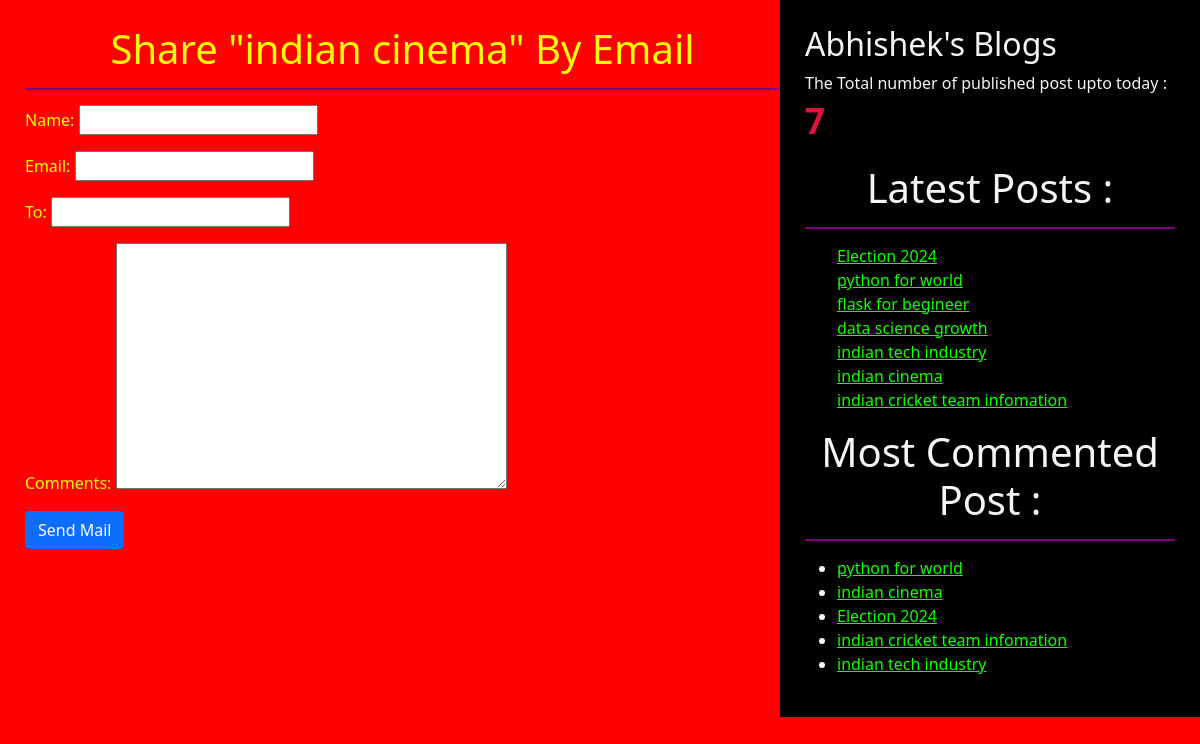
The app's page /2/share/ with its own data.
### testapp/models.py (models this page shows, shortened)
class Post(models.Model):
    STATUS_CHOICE = (('draft',"Draft"),('published','Published'))
    title = models.CharField(max_length=256)
    slug = models.SlugField(max_length=264,unique_for_date='publish')
    author = models.ForeignKey(User,related_name='blog_post',on_delete=models.CASCADE)
    body = models.TextField()
    publish = models.DateTimeField(default=timezone.now)
    created = models.DateTimeField(auto_now_add=True)
    updated = models.DateTimeField(auto_now=True)
    status = models.CharField(max_length=10,choices=STATUS_CHOICE,default='draft')
    objects = CustomManager()
    tags = TaggableManager()
    class Meta:
        ordering = ('-publish',)
    def get_absolute_url(self):
        return reverse("post_detail", args=[self.publish.year,self.publish.strftime('%m'),self.publish.strftime('%d'),self.slug])

### testapp/views.py (the view)
# urls.py: path('<int:id>/share/', views.mail_send_view),
def mail_send_view(request,id):
    post= get_object_or_404(Post,id=id,status='published')
    send= False
    if request.method=="POST":
        form=EmailSendForm(request.POST)
        if form.is_valid():
            cd = form.cleaned_data
            name = form.cleaned_data['name']
            email = form.cleaned_data['email']
            comments = form.cleaned_data['comments']
            subject = f'{name} ({email}) reccomends you to read "{post.title}" '
            post_url = request.build_absolute_uri(post.get_absolute_url())
            message = f'Read Post at : \n {post_url}  \n\n {name}\'s comments \n {comments}'
            send_mail(subject,message,'abhi@blog.com',[cd['to']])
            send=True
    else:
        form =EmailSendForm()
    return render(request,'testapp/sharebymail.html',{'form':form,'post':post,'send':send})

### testapp/forms.py
class EmailSendForm(forms.Form):
    name = forms.CharField()
    email = forms.EmailField()
    to = forms.EmailField()
    comments = forms.CharField(required=False,widget=forms.Textarea)

### testapp/models.py (called while the page is built)
    def get_queryset(self):
        return super().get_queryset().filter(status='published')

### testapp/templatetags/testapp_tags.py (called while the page is built)
@register.simple_tag
def total_posts():
    return Post.objects.count()

@register.inclusion_tag('testapp/latest_posts123.html')
def show_latest_post(count=4):
    latest_post = Post.objects.order_by('-publish')[:count]
    return {'latest_post':latest_post}

@register.simple_tag
def get_most_commented_post(count=5):
    return Post.objects.annotate(total_comments=Count('comments')).order_by('-total_comments')[:count]

### templates/testapp/sharebymail.html (shortened to what this page needs)
<!DOCTYPE html>
{% extends 'testapp/base.html' %}
        {% block body_block %}
            {% if send %}
                <h1>Email successfully send</h1>
                <h2>Post with the title {{post.title}} information send by email</h2>
            {% else %}
                <h1>Share "{{post.title}}" By Email</h1>
                <form action="" method='post'>
                    {{form.as_p}}
                    <input type="submit" class='btn btn-primary' value="Send Mail">
                </form>
            {% endif %}
        {% endblock  %}

### templates/testapp/base.html (shortened to what this page needs)
<!DOCTYPE html>
{% load testapp_tags %}
{% load static %}
<html lang="en">
<head>
    <link href="https://cdn.jsdelivr.net/npm/bootstrap@5.1.3/dist/css/bootstrap.min.css" rel="stylesheet">
    <link rel="stylesheet" href="{% static 'css/blog.css' %}">
</head>
<body>
    <div class="content">
        {% block body_block %}
        {% endblock  %}
    </div>
    <div class="sidebar">
        <h2>Abhishek's Blogs</h2>
        <p>The Total number of published post upto today : <span id='pcount'>{% total_posts %}</span></p>
        <h1>Latest Posts :</h1> {% show_latest_post 50 %}
        <h1>Most Commented Post :</h1>
        {% get_most_commented_post as most_commented_post %}
         <ul>
            {% for post in most_commented_post %}
            <li> <a href="{{post.get_absolute_url}}">{{post.title}}</a> </li>
            {% endfor %}
        </ul>
    </div>
</body>
</html>

### templates/testapp/latest_posts123.html (shortened to what this page needs)
<ul>
    {% for post in latest_post %}
        <a href="{{post.get_absolute_url}}"> {{post.title}} </a> <br>
    {% endfor %}
</ul>

### static/css/blog.css (style rules this page uses)
.content { width: 65%; float: left; padding: 25px 0 0 25px; background-color: red; color: yellow; height: 100%; }
.sidebar { width: 35%; float: right; padding: 25px; background-color: black; color: whitesmoke; height: 100%; }
h1 { text-align: center; border-bottom: 2px solid purple; margin-bottom: 15px; padding-bottom: 15px; }
a { color: rgb(17, 255, 0); }
body { background-color: red; }
#pcount { font-size: 35px; font-weight: 900; color: crimson; }

### records on screen
Post: title "indian cinema"
Post: title "Election 2024"
Post: title "python for world"
Post: title "flask for begineer"
Post: title "data science growth"
Post: title "indian tech industry"
Post: title "indian cricket team infomation"
